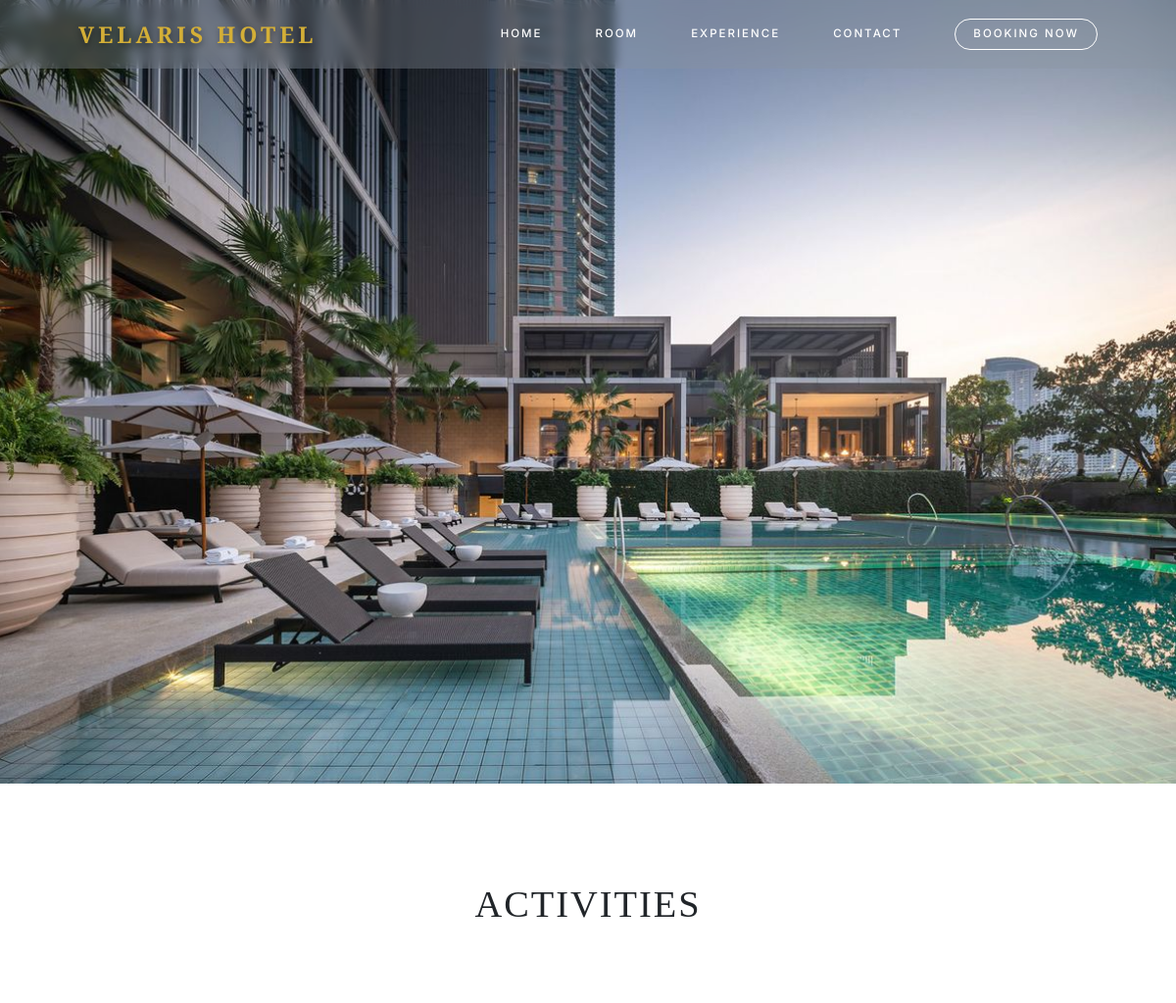
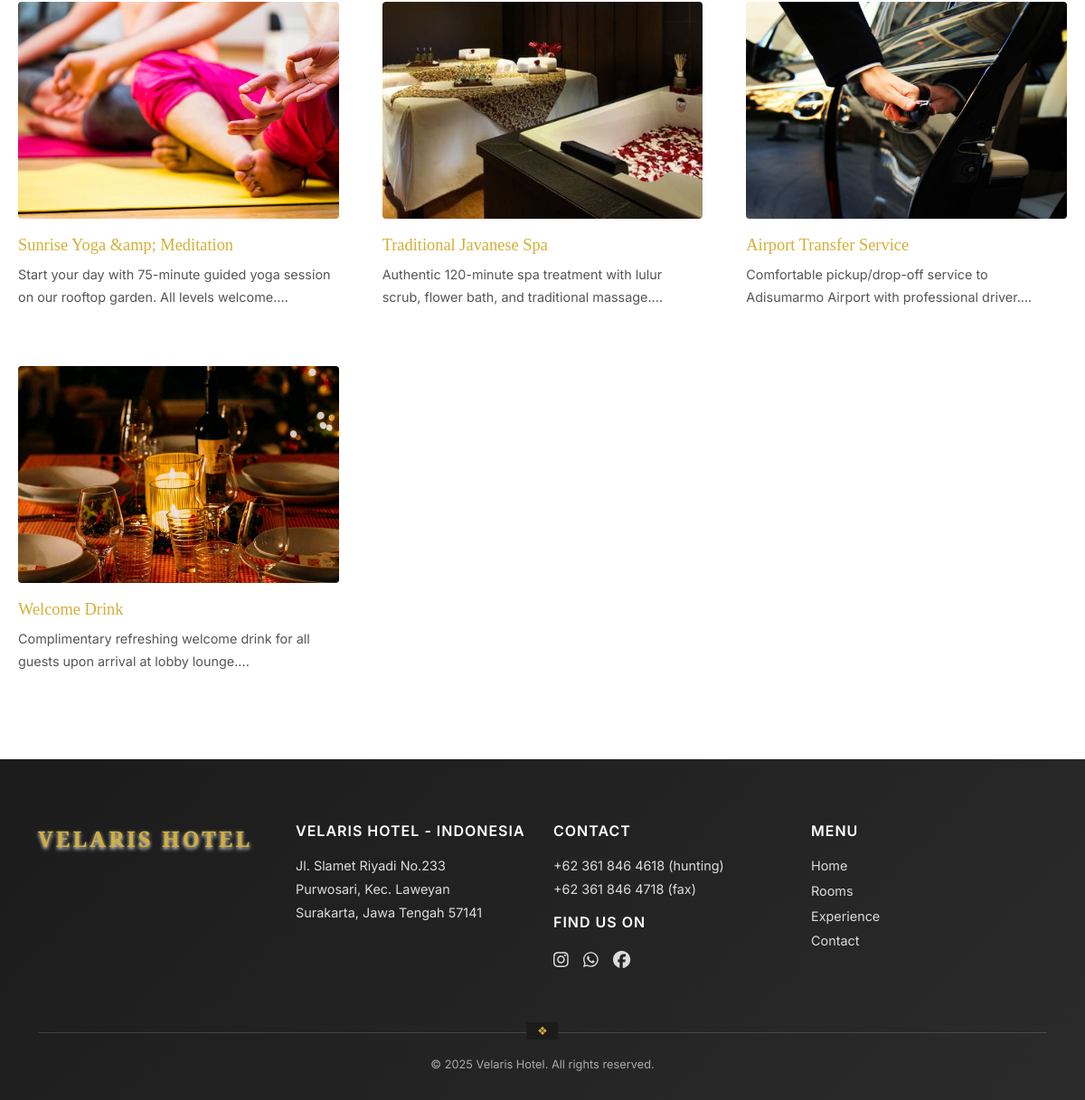
The page /experience.php on the database its author committed (2 pictures, top to bottom).
### tables this page shows
CREATE TABLE `experiences` (
  `id_experience` int(11) NOT NULL,
  `nama_aktivitas` varchar(100) NOT NULL,
  `deskripsi` text DEFAULT NULL,
  `harga` decimal(10,2) NOT NULL DEFAULT 0.00,
  `foto` varchar(255) DEFAULT NULL
);

### experience.php (the view, shortened to what this page needs)
<?php
$db = new Koneksi();
$conn = $db->getKoneksi();
$experiences = $conn->query("SELECT * FROM experiences");
require_once "components/header.php";
?>
<section style="height:100vh; position:relative;">
    <img src="uploads/experiences/pool.jpg"
         alt="Experience Velaris Hotel"
         style="width:100%; height:100%; object-fit:cover;">
</section>
<section class="exp-section">
    <h2 class="exp-title">ACTIVITIES</h2>
    <div class="exp-grid">
        <?php
        while($exp = $experiences->fetch_assoc()):
        ?>
        <div class="exp-card">
            <img src="uploads/experiences/<?= htmlspecialchars($exp['foto']) ?>"
                 alt="<?= htmlspecialchars($exp['nama_aktivitas']) ?>">
            <h3><?= htmlspecialchars($exp['nama_aktivitas']) ?></h3>
            <p><?= substr(strip_tags($exp['deskripsi']),0,140) ?>...</p>
        </div>
        <?php endwhile; ?>
    </div>
</section>
<?php require_once "components/footer.php"; ?>

### components/header.php (shortened to what this page needs)
<!DOCTYPE html>
<html lang="en">
<head>
<link href="https://cdn.jsdelivr.net/npm/bootstrap@5.3.0/dist/css/bootstrap.min.css" rel="stylesheet">
</head>
<body>
<header class="header" id="siteHeader">
    <div class="wrap">
        <div class="brand">VELARIS HOTEL</div>
        <nav class="nav-menu">
            <a href="index.php">HOME</a>
            <a href="rooms.php">ROOM</a>
            <a href="experience.php">EXPERIENCE</a>
            <a href="contact.php">CONTACT</a>
            <a href="booking.php" class="btn-book">BOOKING NOW</a>
        </nav>
    </div>
</header>

### components/footer.php (shortened to what this page needs)
    <footer class="footer-velaris">
        <div class="container">
            <div class="row">
                <div class="col-md-3 mb-4">
                    <div class="brand mb-3">VELARIS HOTEL</div>
                </div>
                <div class="col-md-3 mb-4">
                    <h6>VELARIS HOTEL - INDONESIA</h6>
                    <p class="mb-1">Jl. Slamet Riyadi No.233</p>
                    <p class="mb-1">Purwosari, Kec. Laweyan</p>
                    <p>Surakarta, Jawa Tengah 57141</p>
                </div>
                <div class="col-md-3 mb-4">
                    <h6>CONTACT</h6>
                    <p class="mb-1">+62 361 846 4618 (hunting)</p>
                    <p class="mb-1">+62 361 846 4718 (fax)</p>
                    <h6 class="mt-3">FIND US ON</h6>
                    <div class="footer-social">
                        <a href="#"><i class="fab fa-instagram"></i></a>
                        <a href="#"><i class="fab fa-whatsapp"></i></a>
                        <a href="#"><i class="fab fa-facebook"></i></a>
                    </div>
                </div>
                <div class="col-md-3 mb-4">
                    <h6>MENU</h6>
                    <a href="index.php">Home</a>
                    <a href="rooms.php">Rooms</a>
                    <a href="experience.php">Experience</a>
                    <a href="contact.php">Contact</a>
                </div>
            </div>
            <div class="footer-divider"></div>
            <div class="footer-bottom">
                © <?= date('Y'); ?> Velaris Hotel. All rights reserved.
            </div>
        </div>
    </footer>
</body>
</html>

### components/header.php (style rules this page uses)
:root { --gold:#d4af37; --header-h:70px; }
body { margin:0; font-family:'Inter',sans-serif; }
.header { position:fixed; inset:0 0 auto 0; height:var(--header-h); z-index:1000; background:rgba(140,150,160,.35); backdrop-filter:blur(6px); -webkit-backdrop-filter:blur(6px); display:flex; align-items:center; transition:.3s; }
.header .wrap { width:100%; padding:0 80px; display:flex; align-items:center; justify-content:space-between; }
.brand { font-family:'Cinzel',serif; color:var(--gold); font-size:1.45rem; letter-spacing:4px; font-weight:700; text-shadow:0 3px 6px rgba(0,0,0,.35); }
.nav-menu { display:flex; gap:54px; align-items:center; }
.nav-menu a { font-size:.72rem; letter-spacing:2px; font-weight:500; color:#fff; text-decoration:none; }
.btn-book { border:1px solid #fff; padding:6px 18px; border-radius:20px; font-size:.7rem; letter-spacing:1px; color:#fff; text-decoration:none; }

### experience.php (style rules this page uses)
.exp-section { padding:100px 20px 80px; background:#fff; }
.exp-title { text-align:center; font-family:'Cinzel',serif; letter-spacing:2px; font-size:2.4rem; margin-bottom:80px; }
.exp-grid { max-width:1200px; margin:auto; display:grid; grid-template-columns:repeat(3,1fr); gap:48px; }
.exp-card { text-align:left; }
.exp-card img { width:100%; height:240px; object-fit:cover; border-radius:4px; margin-bottom:18px; }
.exp-card h3 { font-family:'Cinzel',serif; color:#d4af37; font-size:1.15rem; margin-bottom:10px; }
.exp-card p { font-size:.9rem; line-height:1.7; color:#555; }

### components/footer.php (style rules this page uses)
.footer-velaris { background: linear-gradient(135deg, #1b1b1b, #2b2b2b); color: #ddd; padding: 70px 0 30px; font-size: 0.9rem; }
.footer-velaris h6 { color: #fff; font-weight: 600; margin-bottom: 18px; letter-spacing: 1px; }
.footer-velaris .brand { font-family: 'Cinzel', serif; color: #d4af37; font-size: 1.5rem; letter-spacing: 3px; font-weight: 600; text-shadow: 0 2px 4px rgba(255, 255, 255, 1); }
.footer-velaris a { color: #ddd; text-decoration: none; display: block; margin-bottom: 6px; }
.footer-divider { border-top: 1px solid rgba(255,255,255,0.15); margin: 35px 0 25px; position: relative; }
.footer-divider::after { content: "❖"; color: #d4af37; background: #1b1b1b; padding: 0 12px; position: absolute; left: 50%; top: -12px; transform: translateX(-50%); font-size: 0.8rem; }
.footer-social a { display: inline-block; font-size: 1.2rem; margin-right: 12px; }
.footer-bottom { text-align: center; color: #aaa; font-size: 0.8rem; }

### rows shown on the page
experiences: foto (picture), nama_aktivitas "Sunrise Yoga &amp; Meditation", deskripsi "Start your day with 75-minute guided yoga session on our rooftop garden. All levels welcome."
experiences: foto (picture), nama_aktivitas "Traditional Javanese Spa", deskripsi "Authentic 120-minute spa treatment with lulur scrub, flower bath, and traditional massage."
experiences: foto (picture), nama_aktivitas "Airport Transfer Service", deskripsi "Comfortable pickup/drop-off service to Adisumarmo Airport with professional driver."
experiences: foto (picture), nama_aktivitas "Welcome Drink", deskripsi "Complimentary refreshing welcome drink for all guests upon arrival at lobby lounge."
